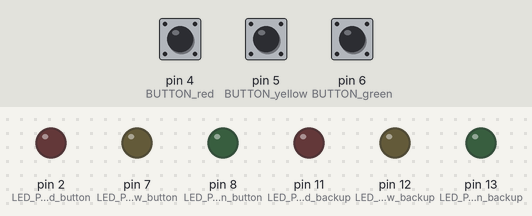
A sketch run on a simulated Arduino Uno, built with avr-gcc and run on an emulated ATmega328P. Parts: output pins drawn as LEDs (lit = HIGH). The test bench sets the inputs (shaded band); at power-on: pin 4 (BUTTON_red) HIGH, pin 5 (BUTTON_yellow) HIGH, pin 6 (BUTTON_green) HIGH.

Above: at 1.2 s.
1.3 s: pin 4 (BUTTON_red) pulled LOW for 0.15 s
At 2.5 s:
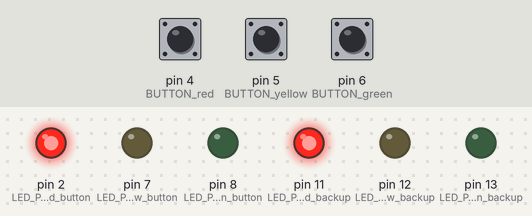
2.9 s: pin 5 (BUTTON_yellow) pulled LOW for 0.15 s
At 3.8 s:
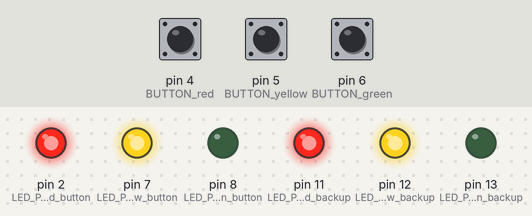
Timing chart, 0 to 5.9 s (numbered marks = the images above; inputs shaded):
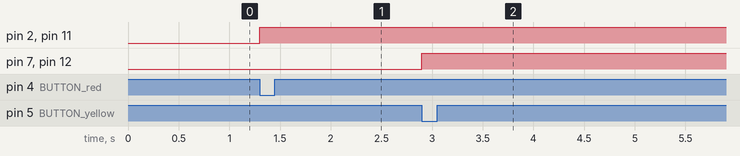

The sketch:

three_button.ino
```cpp
/*
   Purpose: To run the sequence for the Three-Button challenge in the Obstacle Course, Pi Wars 2019
   Authors: Michael Horne & Tim Richardson
*/
unsigned long max_time_for_sequence = 60000; //ms
unsigned long start_time = 0;

// Maintain state of buttons. (1 is 'has been pressed')
byte red_button_state = 0;
byte yellow_button_state = 0;

// relays (HIGH is OFF)
byte LED_PIN_red_button = 2;
byte LED_PIN_yellow_button = 7;
byte LED_PIN_green_button = 8;
// spare relay on 10;
byte relayPins[3] = {
  LED_PIN_red_button, LED_PIN_yellow_button, LED_PIN_green_button
};

// ordinary LEDs
byte LED_PIN_red_backup = 11;
byte LED_PIN_yellow_backup = 12;
byte LED_PIN_green_backup = 13;
byte ledPins[3] = {
  LED_PIN_red_backup, LED_PIN_yellow_backup, LED_PIN_green_backup
};

// Button inputs
byte BUTTON_red = 4;
byte BUTTON_yellow = 5;
byte BUTTON_green = 6;
byte buttonPins[3] = {
  BUTTON_red, BUTTON_yellow, BUTTON_green
};

// Setup the Arduino interfaces
void setup() {
  // Set the LED pins to output, and turn them all off
  for (int i = 0; i < 3; i++) {
    pinMode(ledPins[i], OUTPUT);
    digitalWrite(ledPins[i], LOW);
  }

  // Set the Relay pins to output, and turn them all off
  for (int i = 0; i < 3; i++) {
    pinMode(relayPins[i], OUTPUT);
    digitalWrite(relayPins[i], LOW);
  }


  // Set the Button pins to input
  for (int i = 0; i < 3; i++) {
    pinMode(buttonPins[i], INPUT);
    digitalWrite(buttonPins[i], HIGH); /* activate pull-up resistor */
  }
}

// What to do when all the buttons have been pressed within the allotted time
void success() {
  Serial.print("Success\n");
  for (int i = 0; i <= 5; i++) {
    for (int i = 0; i < 3; i++) {
      digitalWrite(ledPins[i], HIGH);
    }
    for (int i = 0; i < 3; i++) {
      digitalWrite(relayPins[i], LOW);
    }

    delay(500);
    for (int i = 0; i < 3; i++) {
      digitalWrite(ledPins[i], LOW);
    }
    for (int i = 0; i < 3; i++) {
      digitalWrite(relayPins[i], HIGH);
    }

    delay(500);
  }
}

void reset() {
  // Set relative clock to 0
  // Turn on all button and backup LEDs.
  for (int i = 0; i < 3; i++) {
    digitalWrite(ledPins[i], LOW);
  }
  for (int i = 0; i < 3; i++) {
    digitalWrite(relayPins[i], LOW);
  }

  red_button_state = 0;
  yellow_button_state = 0;

  start_time = 0;
}

void loop() {
  // 0 for a button is 'pressed'
  if ((digitalRead(BUTTON_red) == 0) || (red_button_state == 1)) {
    if (red_button_state == 0) {
      digitalWrite(LED_PIN_red_button, HIGH);
      digitalWrite(LED_PIN_red_backup, HIGH);
      red_button_state = 1;
      start_time = millis();
    }

    if ((digitalRead(BUTTON_yellow) == 0) || (yellow_button_state == 1)) {
      if (yellow_button_state == 0) {
        digitalWrite(LED_PIN_yellow_button, HIGH);
        digitalWrite(LED_PIN_yellow_backup, HIGH);
        yellow_button_state = 1;
      }

      if (digitalRead(BUTTON_green) == 0) {
        digitalWrite(LED_PIN_green_button, HIGH);
        digitalWrite(LED_PIN_green_backup, HIGH);

        delay(1000);

        // Success!
        success();
        reset();
      }
    }
  }

  if (start_time != 0) {
    if ((millis() - start_time) >= max_time_for_sequence) {
      reset();
    }
  }
}
```

Measured:
- after the input at 1.3 s, pin 2 (LED_PIN_red_button), pin 11 (LED_PIN_red_backup): LOW → HIGH at once
- after the input at 2.9 s, pin 7 (LED_PIN_yellow_button), pin 12 (LED_PIN_yellow_backup): LOW → HIGH at once
